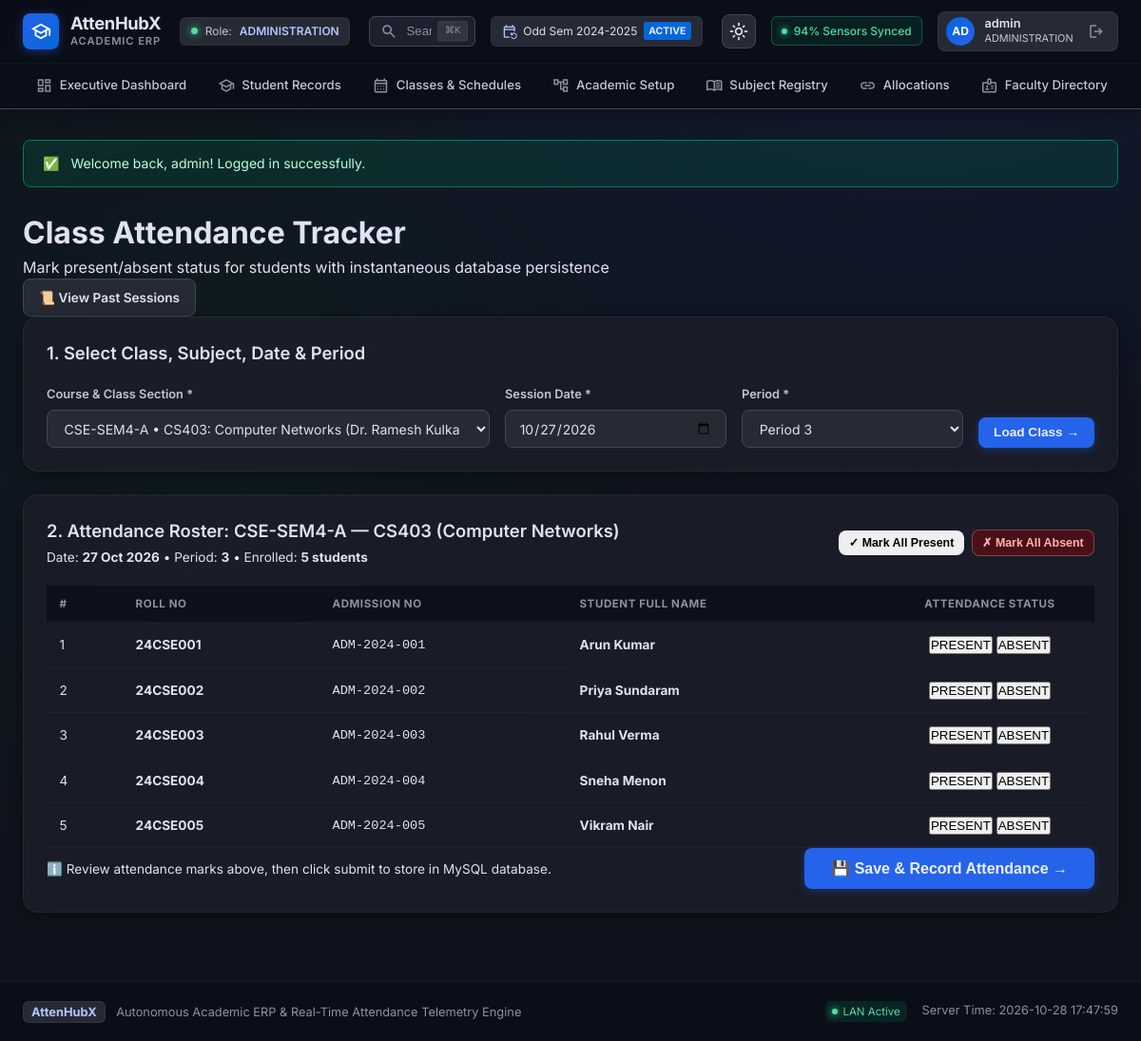
The page /faculty/take_attendance.php?session_id=4 (signed in) on the database its author committed.
### tables this page shows
CREATE TABLE `class_sessions` (
    `id` BIGINT UNSIGNED AUTO_INCREMENT PRIMARY KEY,
    `class_id` BIGINT UNSIGNED NOT NULL,
    `class_subject_id` BIGINT UNSIGNED NOT NULL,
    `session_date` DATE NOT NULL,
    `period_number` TINYINT NOT NULL,
    `assigned_teacher_id` BIGINT UNSIGNED NOT NULL,
    `conducted_by_teacher_id` BIGINT UNSIGNED NOT NULL,
    `contact_hours` DECIMAL(5,2) DEFAULT 1.00,
    `status` VARCHAR(30) NOT NULL DEFAULT 'CONDUCTED',
    `source` VARCHAR(30) NOT NULL DEFAULT 'DIRECT_ENTRY',
    `created_at` DATETIME NOT NULL DEFAULT CURRENT_TIMESTAMP,
    `updated_at` DATETIME NOT NULL DEFAULT CURRENT_TIMESTAMP ON UPDATE CURRENT_TIMESTAMP,
    FOREIGN KEY (`class_id`) REFERENCES `classes`(`id`) ON DELETE RESTRICT,
    FOREIGN KEY (`class_subject_id`) REFERENCES `class_subjects`(`id`) ON DELETE RESTRICT,
    FOREIGN KEY (`assigned_teacher_id`) REFERENCES `teachers`(`id`) ON DELETE RESTRICT,
    FOREIGN KEY (`conducted_by_teacher_id`) REFERENCES `teachers`(`id`) ON DELETE RESTRICT,
    INDEX `idx_sessions_class_date` (`class_id`, `session_date`),
    INDEX `idx_sessions_subject_date` (`class_subject_id`, `session_date`),
    INDEX `idx_sessions_teacher_date` (`conducted_by_teacher_id`, `session_date`)
);

CREATE TABLE `class_subjects` (
    `id` BIGINT UNSIGNED AUTO_INCREMENT PRIMARY KEY,
    `class_id` BIGINT UNSIGNED NOT NULL,
    `subject_id` BIGINT UNSIGNED NOT NULL,
    `teacher_id` BIGINT UNSIGNED NOT NULL,
    `start_date` DATE NOT NULL,
    `end_date` DATE NULL,
    `is_active` BOOLEAN DEFAULT TRUE,
    `created_at` DATETIME NOT NULL DEFAULT CURRENT_TIMESTAMP,
    `updated_at` DATETIME NOT NULL DEFAULT CURRENT_TIMESTAMP ON UPDATE CURRENT_TIMESTAMP,
    FOREIGN KEY (`class_id`) REFERENCES `classes`(`id`) ON DELETE RESTRICT,
    FOREIGN KEY (`subject_id`) REFERENCES `subjects`(`id`) ON DELETE RESTRICT,
    FOREIGN KEY (`teacher_id`) REFERENCES `teachers`(`id`) ON DELETE RESTRICT,
    INDEX `idx_cs_class` (`class_id`),
    INDEX `idx_cs_subject` (`subject_id`),
    INDEX `idx_cs_teacher` (`teacher_id`)
);

CREATE TABLE `classes` (
    `id` BIGINT UNSIGNED AUTO_INCREMENT PRIMARY KEY,
    `admission_batch_id` BIGINT UNSIGNED NOT NULL,
    `semester_id` BIGINT UNSIGNED NOT NULL,
    `section_name` VARCHAR(20) NOT NULL,
    `class_code` VARCHAR(50) UNIQUE NULL,
    `is_active` BOOLEAN DEFAULT TRUE,
    `created_at` DATETIME NOT NULL DEFAULT CURRENT_TIMESTAMP,
    `updated_at` DATETIME NOT NULL DEFAULT CURRENT_TIMESTAMP ON UPDATE CURRENT_TIMESTAMP,
    UNIQUE KEY `uk_batch_sem_sec` (`admission_batch_id`, `semester_id`, `section_name`),
    FOREIGN KEY (`admission_batch_id`) REFERENCES `admission_batches`(`id`) ON DELETE RESTRICT,
    FOREIGN KEY (`semester_id`) REFERENCES `semesters`(`id`) ON DELETE RESTRICT,
    INDEX `idx_classes_batch` (`admission_batch_id`),
    INDEX `idx_classes_sem` (`semester_id`)
);

CREATE TABLE `subjects` (
    `id` BIGINT UNSIGNED AUTO_INCREMENT PRIMARY KEY,
    `code` VARCHAR(30) UNIQUE NOT NULL,
    `name` VARCHAR(150) NOT NULL,
    `subject_type` VARCHAR(30) NOT NULL DEFAULT 'THEORY',
    `default_contact_hours` DECIMAL(5,2) DEFAULT 1.00,
    `credits` DECIMAL(4,2) NULL,
    `description` TEXT NULL,
    `is_active` BOOLEAN DEFAULT TRUE,
    `created_at` DATETIME NOT NULL DEFAULT CURRENT_TIMESTAMP,
    `updated_at` DATETIME NOT NULL DEFAULT CURRENT_TIMESTAMP ON UPDATE CURRENT_TIMESTAMP
);

CREATE TABLE `students` (
    `id` BIGINT UNSIGNED AUTO_INCREMENT PRIMARY KEY,
    `user_id` BIGINT UNSIGNED UNIQUE NOT NULL,
    `student_id` VARCHAR(30) UNIQUE NOT NULL,
    `first_name` VARCHAR(100) NOT NULL,
    `last_name` VARCHAR(100) NULL,
    `date_of_birth` DATE NULL,
    `admission_number` VARCHAR(50) UNIQUE NULL,
    `joined_at` DATE NULL,
    `status` VARCHAR(30) NOT NULL DEFAULT 'ACTIVE',
    `created_at` DATETIME NOT NULL DEFAULT CURRENT_TIMESTAMP,
    `updated_at` DATETIME NOT NULL DEFAULT CURRENT_TIMESTAMP ON UPDATE CURRENT_TIMESTAMP,
    FOREIGN KEY (`user_id`) REFERENCES `users`(`id`) ON DELETE RESTRICT,
    INDEX `idx_students_status` (`status`)
);

### includes/functions.php (called while the page is built, shortened)
<?php
function e(?string $str): string {
    return htmlspecialchars($str ?? '', ENT_QUOTES, 'UTF-8');
}
function base_url(string $path = ''): string {
    static $base = null;
    if ($base === null) {
        $script_dir = dirname($_SERVER['SCRIPT_NAME'] ?? '');
        $patterns = ['/admin', '/faculty', '/hod', '/student', '/auth'];
        $clean_dir = $script_dir;
        foreach ($patterns as $p) {
            if (substr($clean_dir, -strlen($p)) === $p) {
                $clean_dir = substr($clean_dir, 0, -strlen($p));
            }
        }
        $clean_dir = rtrim(str_replace('\\', '/', $clean_dir), '/');
        $base = $clean_dir;
    }
    $path = ltrim($path, '/');
    return ($base === '' ? '' : $base) . ($path !== '' ? '/' . $path : '/');
}
function format_date(?string $date, string $format = 'd M Y'): string {
    $time = strtotime($date);
    return $time ? date($format, $time) : $date;
}

### faculty/take_attendance.php (the view, shortened to what this page needs)
<?php
require_once __DIR__ . '/../includes/header.php';
$db = get_db();
$session_id = isset($_GET['session_id']) && is_numeric($_GET['session_id']) ? (int)$_GET['session_id'] : 0;
$selected_class_id = isset($_GET['class_id']) && is_numeric($_GET['class_id']) ? (int)$_GET['class_id'] : 0;
$selected_cs_id = isset($_GET['class_subject_id']) && is_numeric($_GET['class_subject_id']) ? (int)$_GET['class_subject_id'] : 0;
$session_date = !empty($_GET['session_date']) ? $_GET['session_date'] : date('Y-m-d');
$period_number = isset($_GET['period']) && is_numeric($_GET['period']) ? (int)$_GET['period'] : 1;
if ($session_id > 0) {
    $sess_stmt = $db->prepare("SELECT * FROM class_sessions WHERE id = ?");
    $sess_stmt->execute([$session_id]);
    $sess_row = $sess_stmt->fetch();
    if ($sess_row) {
        $selected_class_id = (int)$sess_row['class_id'];
        $selected_cs_id    = (int)$sess_row['class_subject_id'];
        $session_date      = $sess_row['session_date'];
        $period_number     = (int)$sess_row['period_number'];
    }
}
if (has_role(['ADMINISTRATION', 'ADMIN'])) {
    $cs_stmt = $db->query("
        SELECT
            cs.id AS class_subject_id, cs.class_id, cs.subject_id, cs.teacher_id,
            c.class_code, c.section_name, b.batch_name, sem.name AS semester_name,
            s.code AS subject_code, s.name AS subject_name,
            CONCAT(t.first_name, ' ', COALESCE(t.last_name, '')) AS teacher_name
        FROM class_subjects cs
        JOIN classes c ON cs.class_id = c.id
        JOIN admission_batches b ON c.admission_batch_id = b.id
        JOIN semesters sem ON c.semester_id = sem.id
        JOIN subjects s ON cs.subject_id = s.id
        JOIN teachers t ON cs.teacher_id = t.id
        WHERE cs.is_active = 1
        ORDER BY c.class_code ASC, s.code ASC
    ");
}
$assigned_courses = $cs_stmt->fetchAll();
$students = [];
$existing_marks = [];
$selected_course_info = null;
if ($selected_cs_id > 0) {
    foreach ($assigned_courses as $ac) {
        if ((int)$ac['class_subject_id'] === $selected_cs_id) {
            $selected_course_info = $ac;
            $selected_class_id = (int)$ac['class_id'];
            break;
        }
    }
    if ($selected_class_id > 0) {
        $stu_stmt = $db->prepare("
            SELECT s.id, s.student_id, s.admission_number, s.first_name, s.last_name
            FROM students s
            JOIN student_enrollments se ON s.id = se.student_id
            WHERE se.class_id = ? AND se.status = 'ACTIVE' AND s.status = 'ACTIVE'
            ORDER BY CAST(s.student_id AS UNSIGNED) ASC, s.student_id ASC
        ");
        $stu_stmt->execute([$selected_class_id]);
        $students = $stu_stmt->fetchAll();
        $chk_sess = $db->prepare("
            SELECT id FROM class_sessions
            WHERE class_id = ? AND class_subject_id = ? AND session_date = ? AND period_number = ?
            LIMIT 1
        ");
        $chk_sess->execute([$selected_class_id, $selected_cs_id, $session_date, $period_number]);
        $found_sess = $chk_sess->fetch();
        if ($found_sess) {
            $marks_stmt = $db->prepare("SELECT student_id, status FROM attendance_records WHERE class_session_id = ?");
            $marks_stmt->execute([$found_sess['id']]);
            while ($m = $marks_stmt->fetch()) {
                $existing_marks[(int)$m['student_id']] = $m['status'];
            }
        }
    }
}
?>
<div class="page-header">
    <div>
        <h1 class="page-title">Class Attendance Tracker</h1>
        <p class="page-subtitle">Mark present/absent status for students with instantaneous database persistence</p>
    </div>
    <div>
        <a href="<?= base_url('faculty/attendance_history.php') ?>" class="btn btn-secondary">📜 View Past Sessions</a>
    </div>
</div>
<div class="card" style="margin-bottom: 1.5rem;">
    <div class="card-header">
        <h2 class="card-title">1. Select Class, Subject, Date & Period</h2>
    </div>
    <div class="card-body">
        <form method="GET" action="<?= base_url('faculty/take_attendance.php') ?>" style="display: flex; flex-wrap: wrap; gap: 1rem; align-items: flex-end;">
            <div style="flex: 2; min-width: 280px;">
                <label class="form-label">Course & Class Section <span class="required">*</span></label>
                <select name="class_subject_id" class="form-control" required onchange="this.form.submit()">
                    <?php foreach ($assigned_courses as $c): ?>
                        <option value="<?= $c['class_subject_id'] ?>" <?= ($selected_cs_id === (int)$c['class_subject_id']) ? 'selected' : '' ?>>
                            <?= e($c['class_code']) ?> &bull; <?= e($c['subject_code']) ?>: <?= e($c['subject_name']) ?>
                        </option>
                    <?php endforeach; ?>
                </select>
            </div>
            <div style="flex: 1; min-width: 150px;">
                <label class="form-label">Session Date <span class="required">*</span></label>
                <input type="date" name="session_date" class="form-control" required value="<?= e($session_date) ?>" onchange="this.form.submit()">
            </div>
            <div style="flex: 1; min-width: 120px;">
                <label class="form-label">Period <span class="required">*</span></label>
                <select name="period" class="form-control" onchange="this.form.submit()">
                    <?php for ($p = 1; $p <= 8; $p++): ?>
                        <option value="<?= $p ?>" <?= ($period_number === $p) ? 'selected' : '' ?>>Period <?= $p ?></option>
                    <?php endfor; ?>
                </select>
            </div>
            <div>
                <button type="submit" class="btn btn-primary">Load Class &rarr;</button>
            </div>
        </form>
    </div>
</div>
<?php if ($selected_cs_id > 0 && $selected_course_info): ?>
    <form method="POST" action="<?= base_url('faculty/take_attendance.php') ?>">
        <div class="card">
            <div class="card-header" style="flex-wrap: wrap; gap: 0.75rem;">
                <div>
                    <h2 class="card-title">
                        2. Attendance Roster: <?= e($selected_course_info['class_code']) ?> &mdash; <?= e($selected_course_info['subject_code']) ?> (<?= e($selected_course_info['subject_name']) ?>)
                    </h2>
                    <p style="font-size: 0.85rem; color: var(--text-secondary); margin-top: 0.2rem;">
                        Date: <strong><?= format_date($session_date) ?></strong> &bull; Period: <strong><?= $period_number ?></strong> &bull;
                        Enrolled: <strong><?= count($students) ?> students</strong>
                    </p>
                </div>
                <div style="display: flex; gap: 0.5rem; align-items: center;">
                    <button type="button" id="btn-mark-all-present" class="btn btn-success btn-sm">
                        ✓ Mark All Present
                    </button>
                    <button type="button" id="btn-mark-all-absent" class="btn btn-danger btn-sm">
                        ✗ Mark All Absent
                    </button>
                </div>
            </div>
            <div class="card-body" style="padding: 0;">
                <?php if (empty($students)): ?>
                    <div style="padding: 3rem; text-align: center; color: var(--text-muted);">
                        <p style="font-size: 1.1rem; font-weight: 600;">No active students enrolled in this class section yet.</p>
                        <p style="font-size: 0.9rem; margin-top: 0.5rem;">
                            Ask your HOD or Admin to enroll students via the "Enroll Students" portal.
                        </p>
                    </div>
                <?php else: ?>
                    <div class="table-responsive">
                        <table class="data-table" id="attendance-roster-table">
                            <thead>
                                <tr>
                                    <th style="width: 80px;">#</th>
                                    <th>Roll No</th>
                                    <th>Admission No</th>
                                    <th>Student Full Name</th>
                                    <th style="text-align: center; width: 220px;">Attendance Status</th>
                                </tr>
                            </thead>
                            <tbody>
                                <?php $counter = 1; ?>
                                <?php foreach ($students as $stu): ?>
                                    <?php
                                        $cur_status = $existing_marks[$stu['id']] ?? 'PRESENT';
                                        $is_present = ($cur_status === 'PRESENT');
                                    ?>
                                    <tr>
                                        <td style="color: var(--text-muted);"><?= $counter++ ?></td>
                                        <td><strong><?= e($stu['student_id']) ?></strong></td>
                                        <td><code><?= e($stu['admission_number'] ?: '—') ?></code></td>
                                        <td>
                                            <strong><?= e($stu['first_name'] . ' ' . ($stu['last_name'] ?? '')) ?></strong>
                                        </td>
                                        <td style="text-align: center;">
                                            <div class="attendance-toggle-group">
                                                <button type="button"
                                                        class="attendance-toggle <?= $is_present ? 'active-present' : '' ?>"
                                                        data-student-id="<?= $stu['id'] ?>"
                                                        data-status="PRESENT">
                                                    PRESENT
                                                </button>
                                                <button type="button"
                                                        class="attendance-toggle <?= !$is_present ? 'active-absent' : '' ?>"
                                                        data-student-id="<?= $stu['id'] ?>"
                                                        data-status="ABSENT">
                                                    ABSENT
                                                </button>
                                            </div>
                                        </td>
                                    </tr>
                                <?php endforeach; ?>
                            </tbody>
                        </table>
                    </div>
                    <div class="card-footer" style="display: flex; justify-content: space-between; align-items: center;">
                        <div style="font-size: 0.85rem; color: var(--text-secondary);">
                            ℹ️ Review attendance marks above, then click submit to store in MySQL database.
                        </div>
                        <button type="submit" class="btn btn-primary" style="padding: 0.75rem 1.75rem; font-size: 1rem;">
                            💾 Save & Record Attendance &rarr;
                        </button>
                    </div>
                <?php endif; ?>
            </div>
        </div>
    </form>
<?php endif; ?>
<?php require_once __DIR__ . '/../includes/footer.php'; ?>

### rows shown on the page
class_sessions: class_subject_id "CSE-SEM4-A • CS403: Computer Networks (Dr. Ramesh Kulkarni)", session_date "10/27/2026", period "Period 3", session_date "27 Oct 2026", period_number "3"
classes: class_code "CSE-SEM4-A"
subjects: code "CS403", name "Computer Networks"
students: student "24CSE001", admission_number "ADM-2024-001", first_name+last_name "Arun Kumar"
students: student "24CSE002", admission_number "ADM-2024-002", first_name+last_name "Priya Sundaram"
students: student "24CSE003", admission_number "ADM-2024-003", first_name+last_name "Rahul Verma"
students: student "24CSE004", admission_number "ADM-2024-004", first_name+last_name "Sneha Menon"
students: student "24CSE005", admission_number "ADM-2024-005", first_name+last_name "Vikram Nair"

### other values the page prints
$user['role'] "ADMINISTRATION"
substr($user['username'] ?? 'U', 0, 2) "AD"
$user['display_name'] "admin"
$flash['message'] "Welcome back, admin! Logged in successfully."
count($students) "5"
